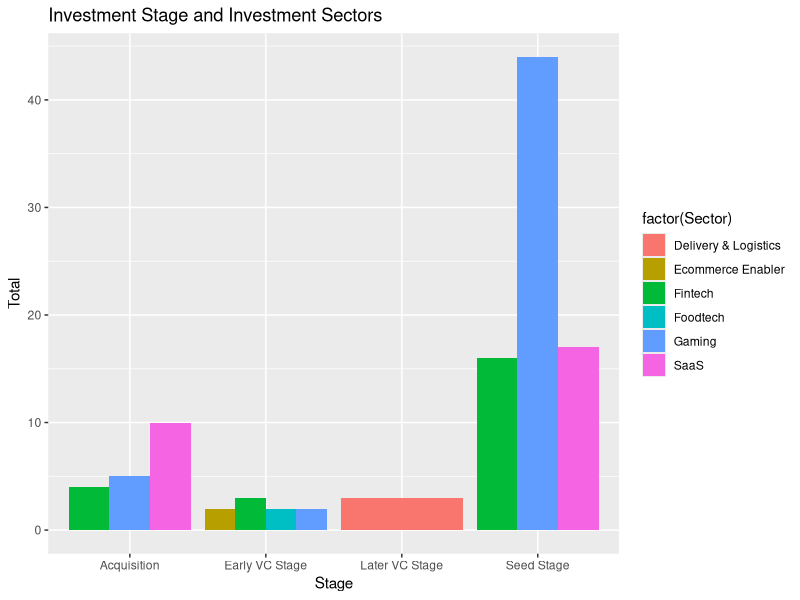
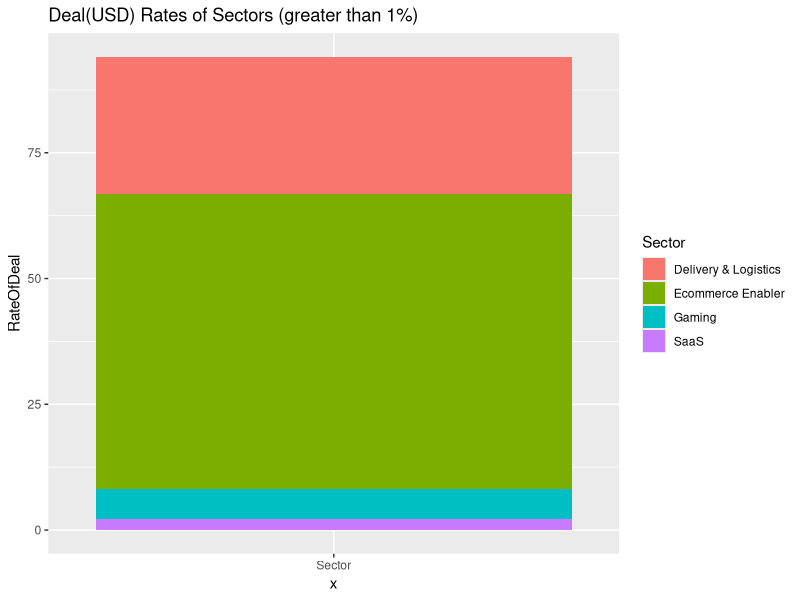
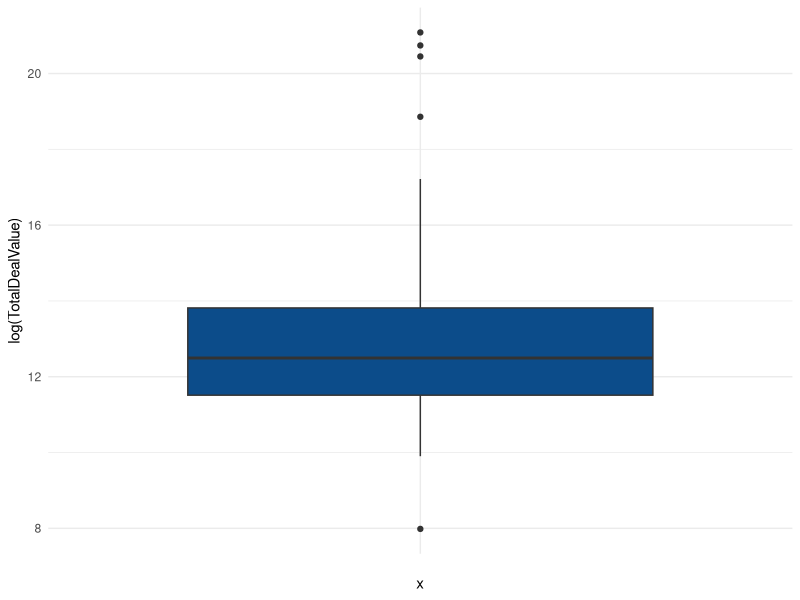
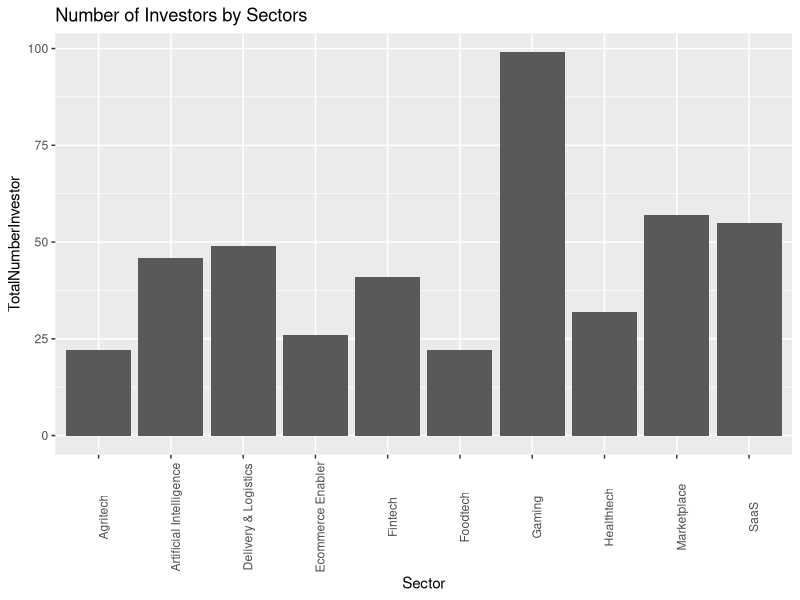
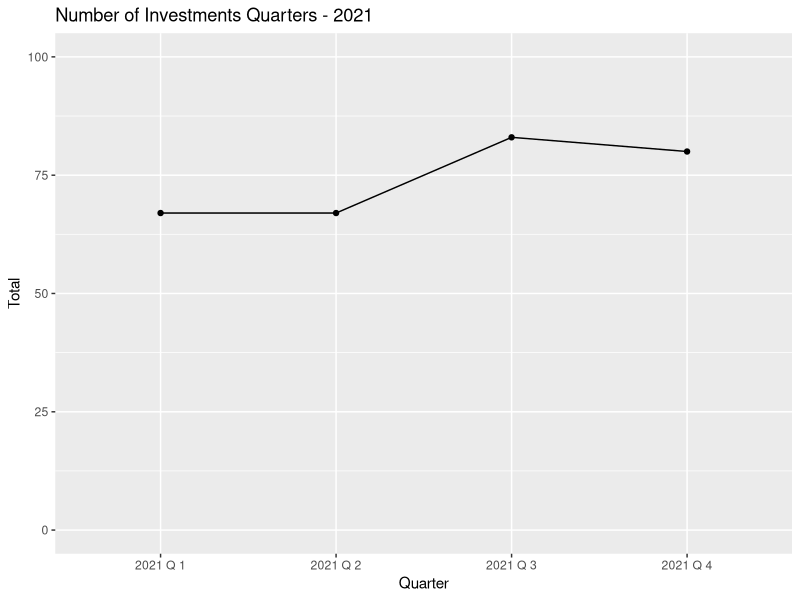
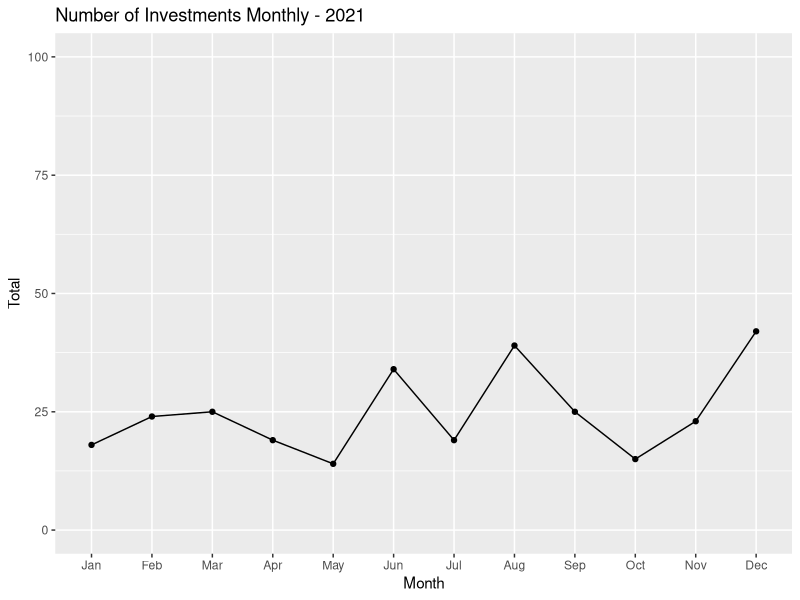
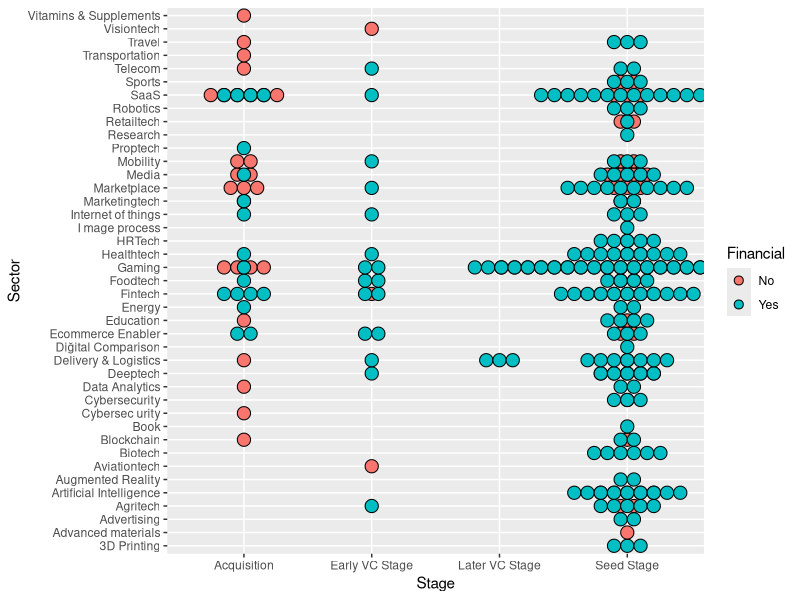

Generate these figures, in order, with R:
## ---- chunk 1
knitr::opts_chunk$set(warning = FALSE)
Sys.setlocale(locale = "en_US.UTF-8")
options(dplyr.summarise.inform = FALSE)
## ---- chunk 2
library(readxl)
library(lubridate)
library(dplyr)
library(tidyverse)
library(ggplot2)
## ---- chunk 3
data = read_excel("data//startup_deals_2021.xlsx")
## ---- chunk 4

data <- data %>% 
  rename(Stage = 'Investment Stage',
         Company = 'Target Company',
         DealValue = 'Deal Value (USD)',
         Financial = 'Financial Investor',
         Date = 'Announcement Date',
         Origin ="Investor's Origin",
         Stake = "Stake (%)"
  )
colnames(data)
## ---- chunk 5
options(scipen=999)
data$DealValue <- suppressWarnings(as.numeric(data$DealValue))

data$Date <- my(data$Date)


data <- data %>% 
  mutate(Stake = str_replace_all(Stake, "%", ""))
data$Stake <- suppressWarnings(as.numeric(data$Stake))
sapply(data, class)

## ---- chunk 6
data_incons <- data %>%
  filter(Sector %in% c('Diğital Comparison',
'Artificial intelligence',
'Cybersec urity',
'Telecpm',
'Artificial Intelligence',
'B lockchain'
))
unique(data_incons$Sector)
## ---- chunk 7
data$Sector[data$Sector == 'Artificial intelligence'] <- 'Artificial Intelligence'
data$Sector[data$Sector == 'Telecpm'] <- 'Telecom'
data$Sector[data$Sector == 'B lockchain'] <- 'Blockchain'
data$Sector[data$Sector == 'Diğital '] <- 'Dijital'
data$Sector[data$Sector == 'Cybersec urity '] <- 'Cybersecurity'
data$Sector[data$Sector == 'Ecommerce enabler'] <- 'Ecommerce Enabler'
data$sector[data$Sector == 'I mage process'] <- 'Image process'
data$Sector[data$Sector == 'Ecommerce enabler'] <- 'Ecommerce Enabler'
data$Sector[data$Sector == 'Data analytics'] <- 'Data Analytics'
## ---- chunk 8
knitr::kable(head(data))
## ---- chunk 9
sector_stage <- data %>%
  group_by(Stage,Sector) %>%
  summarise(Total = n()) %>% 
  arrange(desc(Total)) %>%
  slice_max(Total,n=3)
knitr::kable(sector_stage)

## ---- chunk 10
ggplot(data=sector_stage, aes(x=Stage, y=Total, fill=factor(Sector))) +
  geom_bar(position="dodge",stat="identity") + 
  ggtitle("Investment Stage and Investment Sectors")

## ---- chunk 11

df1 <-  data %>%
  mutate(TotalDeal = sum(DealValue,na.rm = TRUE))

 
df2 <- df1 %>%
  group_by(Sector) %>%
  summarise(RateOfDeal=(sum(DealValue,na.rm = TRUE)/TotalDeal)*100) %>%
  arrange(desc(RateOfDeal)) 
  

knitr::kable(head(unique(df2)))
## ---- chunk 12
df3 <- df2 %>% filter(RateOfDeal>1)
df3 <- unique(df3)
ggplot(df3, aes(x="Sector", y=RateOfDeal, fill=Sector))+
geom_bar(width = 1, stat = "identity") +
  ggtitle("Deal(USD) Rates of Sectors (greater than 1%)")
## ---- chunk 13
df <-  data %>%
  group_by(Company,Sector) %>%
  summarise(Total=n(),TotalDealValue=sum(DealValue))  %>%
  arrange(desc(TotalDealValue))

ggplot(df) +
  aes(x = "", y = log(TotalDealValue)) +
  geom_boxplot(fill = "#0c4c8a") +
  theme_minimal()

## ---- chunk 14

lower_bound <- quantile(df$TotalDealValue, 0.01,na.rm = TRUE)
upper_bound <- quantile(df$TotalDealValue, 0.99,na.rm = TRUE)

upper_outlier_ind <- which(df$TotalDealValue > upper_bound)


knitr::kable(df[upper_outlier_ind, ],caption = "Companies Making Difference")

## ---- chunk 15
Stage <- data %>% group_by(Company,Stage) %>%
  summarise(Investment_Count = n(),
  TotalDealValue=sum(DealValue)          
  )

Stage_v2 <- Stage %>% group_by(Company) %>%
  summarise(StageCount = n())

filter(Stage_v2,StageCount>1)

Morethanonestage <-data %>%
                    select(Company,Sector,DealValue,Date,Stage) %>%
                    filter(Company == "Getir" | Company == "Servislet") 

knitr::kable(Morethanonestage,caption = "Companies which invested in different stages")
## ---- chunk 16
data_investor <- mutate(data,
       investor_number = sapply(strsplit(as.character(data$Investor), ","), length))

investor_gg <- data_investor %>%
  group_by(Sector) %>%
  summarise(TotalNumberInvestor=sum(investor_number))  %>%
  arrange(desc(TotalNumberInvestor)) %>%
  slice_max(TotalNumberInvestor,n=10)

ggplot(data=investor_gg, aes(x=Sector, y=TotalNumberInvestor)) +
  geom_bar(position="dodge",stat="identity") + 
  ggtitle("Number of Investors by Sectors") +
  theme(axis.text.x = element_text(angle = 90))

## ---- chunk 17

data_inv_origin <- mutate(data,
       origin_number = sapply(strsplit(as.character(data$Origin), ","), length)) 

inv_or_sec <- data_inv_origin %>%
  group_by(Sector) %>%
  summarise(MaxOriginNumber = max(origin_number),MeanOriginNumber = mean(origin_number)) %>%
  filter(MaxOriginNumber>1) %>%
  arrange(desc(MaxOriginNumber)) %>%
  top_n(5)

 
knitr::kable(inv_or_sec)
## ---- chunk 18

df1 <- data %>%
  group_by(Sector) %>%
  summarise(
    Total = n(),
    Financial = sum(Financial == "Yes")
  ) %>%
  mutate(FinancialInvestorPercentage =(Financial/Total)*100 ) %>%
  filter(Total>1) %>%
  arrange(desc(Financial),desc(FinancialInvestorPercentage))

knitr::kable(head(df1,10))
## ---- chunk 19
df <-  data %>%
  mutate(Month = month(data$Date, label=TRUE)) %>%
  mutate(Quarter = paste("2021 Q", quarter(data$Date)))  %>%
  group_by(Quarter) %>%
  summarise(Total=n())%>%
  arrange(Quarter) 

ggplot(data=df, aes(x=Quarter, y=Total, group=1)) +
  geom_line()+
  geom_point() +
  ylim(0,100) +
  ggtitle("Number of Investments Quarters - 2021")


## ---- chunk 20
df1 <-  data %>%
  mutate(Month = month(data$Date, label=TRUE)) %>%
  group_by(Month) %>%
  summarise(Total=n())%>%
  arrange(Month) 

ggplot(data=df1, aes(x=Month, y=Total, group=1)) +
  geom_line()+
  geom_point() +
  ylim(0,100) +
  ggtitle("Number of Investments Monthly - 2021")
## ---- chunk 21
  ggplot(data,aes(x = Stage, y=Sector, fill = Financial)) +
    geom_dotplot(binaxis = "y", stackdir = "center",
                 dotsize=1,binwidth = 1)
